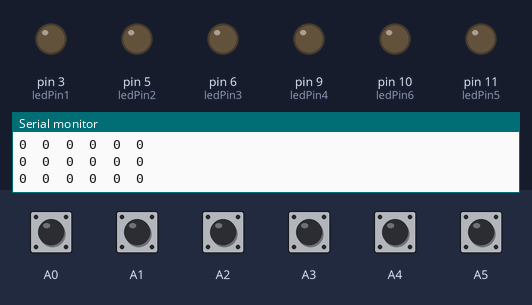
The sketch below on a simulated Arduino Uno, built with avr-gcc and run on an emulated ATmega328P. Parts: output pins drawn as LEDs (lit = HIGH), the last lines printed to the serial monitor. Inputs (shaded band) come from the test bench; at power-on: A0–5 HIGH.

Above: at 1.5 s.
1.6 s: A0 pulled LOW for 0.3 s
At 2.04 s:
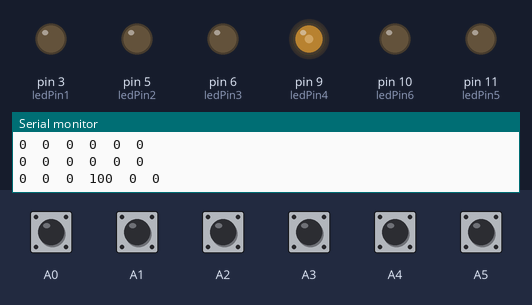
3.6 s: A1 pulled LOW for 0.3 s
At 3.9 s:
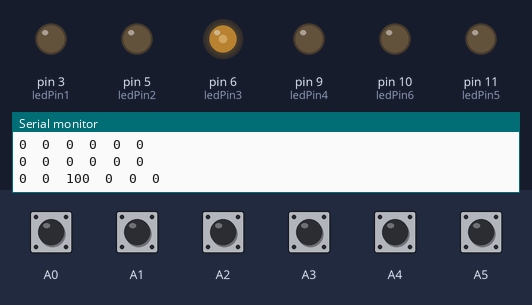
5.5 s: A2 pulled LOW for 0.3 s
At 6.04 s:
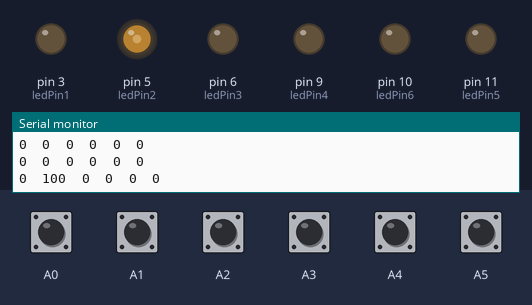
7.6 s: A3 pulled LOW for 0.3 s
At 8.17 s:
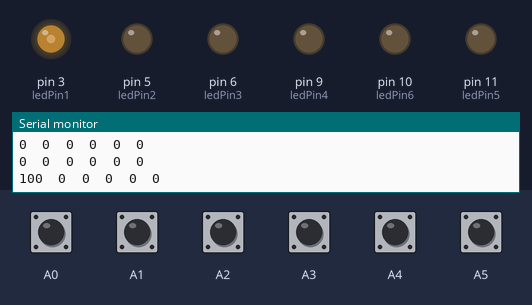
9.8 s: A4 pulled LOW for 0.3 s
At 10.04 s:
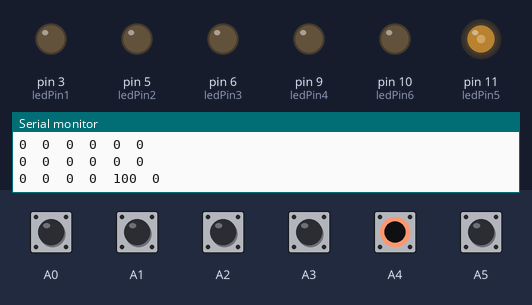
11.6 s: A5 pulled LOW for 0.3 s
At 11.9 s:
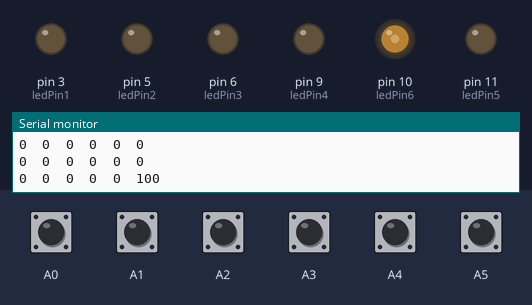
Timing chart, 0 to 14.5 s (numbered marks = the images above; inputs shaded):
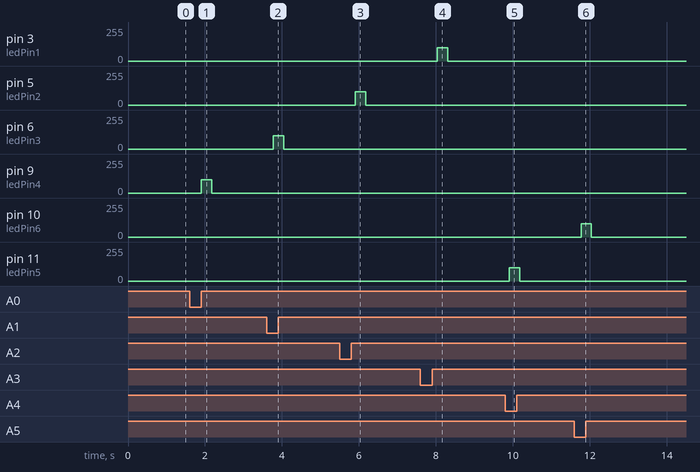

The sketch:

arduino-code.ino
```cpp
#include <ADCTouch.h>

int ref1, ref2, ref3, ref4, ref5, ref6;     //reference values to remove offset
int ledPin1 = 3;
int ledPin2 = 5;
int ledPin3 = 6;
int ledPin4 = 9;
int ledPin5 = 11;
int ledPin6 = 10;

void setup()
{
   // No pins to setup, pins can still be used regularly, although it will affect readings

   Serial.begin(9600);

   ref1 = ADCTouch.read(A3, 500);    //account for the capacitance of the pad
   ref2 = ADCTouch.read(A2, 500);    //account for the capacitance of the pad
   ref3 = ADCTouch.read(A1, 500);    //account for the capacitance of the pad
   ref4 = ADCTouch.read(A0, 500);    //account for the capacitance of the pad
   ref5 = ADCTouch.read(A4, 500);    //account for the capacitance of the pad
   ref6 = ADCTouch.read(A5, 500);    //account for the capacitance of the pad


}

void loop()
{
   int value1 = ADCTouch.read(A3, 300);   //   --> 100 samples
   int value2 = ADCTouch.read(A2, 300);   //   --> 100 samples
   int value3 = ADCTouch.read(A1, 300);   //   --> 100 samples
   int value4 = ADCTouch.read(A0, 300);   //   --> 100 samples
   int value5 = ADCTouch.read(A4, 300);   //   --> 100 samples
   int value6 = ADCTouch.read(A5, 300);   //   --> 100 samples

   value1 -= ref1;       //remove offset
   value2 -= ref2;
   value3 -= ref3;
   value4 -= ref4;
   value5 -= ref5;
   value6 -= ref6;

   if(value1 < 10){value1=0;}
   if(value2 < 10){value2=0;}
   if(value3 < 10){value3=0;}
   if(value4 < 10){value4=0;}
   if(value5 < 10){value5=0;}
   if(value6 < 10){value6=0;}

   analogWrite(ledPin1, value1);
   analogWrite(ledPin2, value2);
   analogWrite(ledPin3, value3);
   analogWrite(ledPin4, value4);
   analogWrite(ledPin5, value5);
   analogWrite(ledPin6, value6);

   Serial.print(value1);
   Serial.print("\t");
   Serial.print(value2);
   Serial.print("\t");
   Serial.print(value3);
   Serial.print("\t");
   Serial.print(value4);
   Serial.print("\t");
   Serial.print(value5);
   Serial.print("\t");
   Serial.println(value6);
   delay(50);
}
```

Measured:
- after the input at 1.6 s, pin 9 (ledPin4): 0/255 → 100/255 after 0.31 s, → 0/255 0.27 s later
- after the input at 3.6 s, pin 6 (ledPin3): 0/255 → 100/255 after 0.18 s, → 0/255 0.27 s later
- after the input at 5.5 s, pin 5 (ledPin2): 0/255 → 100/255 after 0.41 s, → 0/255 0.27 s later
- after the input at 7.6 s, pin 3 (ledPin1): 0/255 → 100/255 after 0.44 s, → 0/255 0.27 s later
- after the input at 9.8 s, pin 11 (ledPin5): 0/255 → 100/255 after 0.11 s, → 0/255 0.27 s later
- after the input at 11.6 s, pin 10 (ledPin6): 0/255 → 100/255 after 0.17 s, → 0/255 0.27 s later
